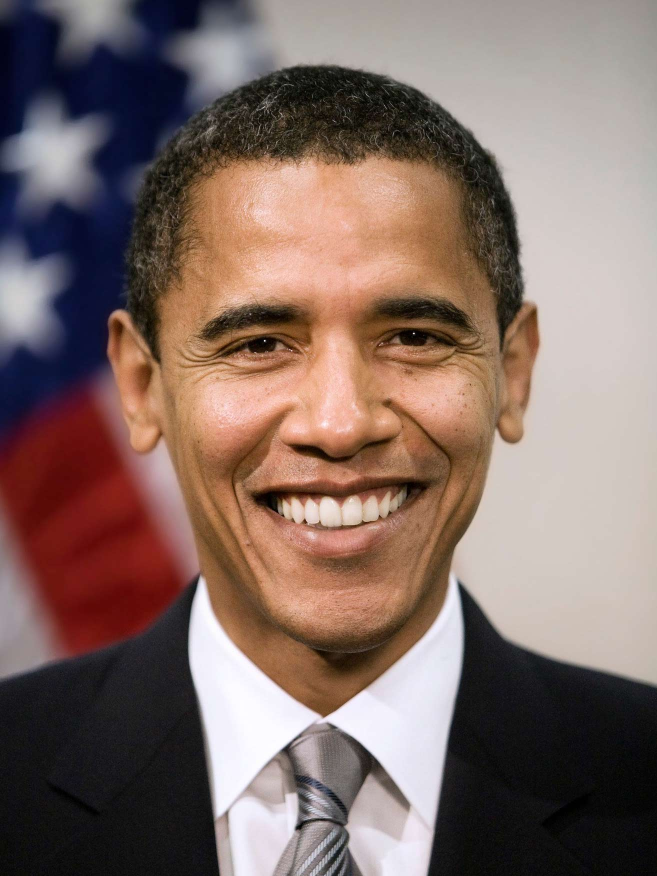
#> input picture people3.jpg, 1314 x 1752 px (shown at 1/2 size)
$ python OpenCV.py
#> lines starting #> are read from the running program, lines starting #| are printed output that depends on the picture; after the words box and inside, x2 and y2 are one past the last pixel; in counts of white or black regions, pixels touching at a corner belong together
import cv2

# Load the classifiers downloaded
face_cascade = cv2.CascadeClassifier('haarcascade_frontalface_default.xml')

# Read the image and convert to grayscale format
img = cv2.imread('people3.jpg')
#> img is the input picture: shape (1752, 1314, 3); mean B, G, R 102, 108.4, 129.7
gray = cv2.cvtColor(img, cv2.COLOR_BGR2GRAY)
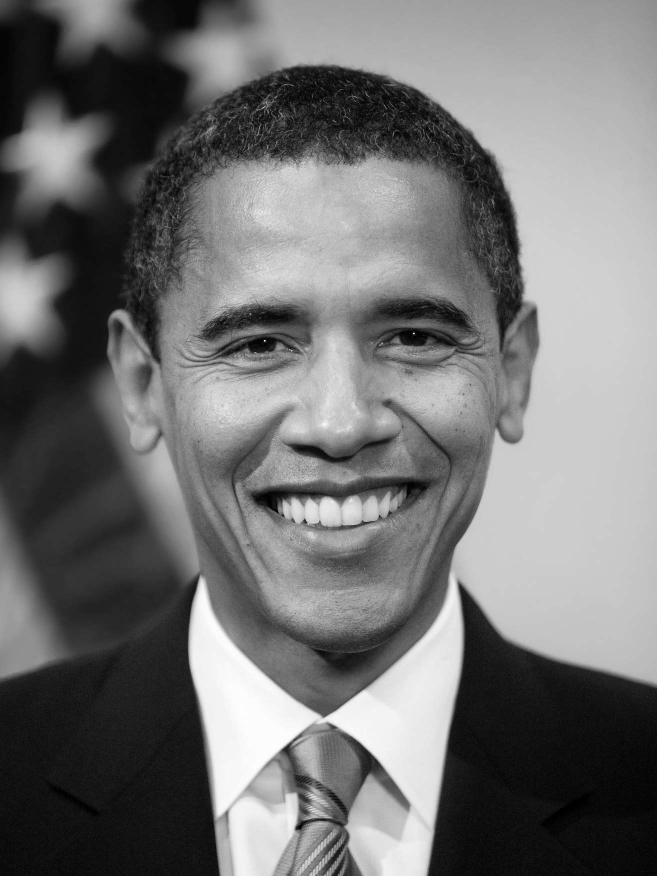
#> gray: shape (1752, 1314) (shown at 1/2 size); min 0, max 255, mean 114.1

# Calculate coordinates
faces = face_cascade.detectMultiScale(gray, 1.1, 4)
#> faces = [[589, 1599, 113, 113], [219, 337, 878, 878]]
for (x,y,w,h) in faces:
    #         starting point     End Point    RGB     Thickness
    #                    |          |         |       |
    cv2.rectangle(img, (x,y), (x+w, y+h), (0,0,255), 3)
    #                    text       position          FONT             Scale   RGB       Thickness
    cv2.putText(img, 'Human face', (x, y-10), cv2.FONT_HERSHEY_SIMPLEX, 1.5, (0,0,255), 2)
#> this loop made 2 passes
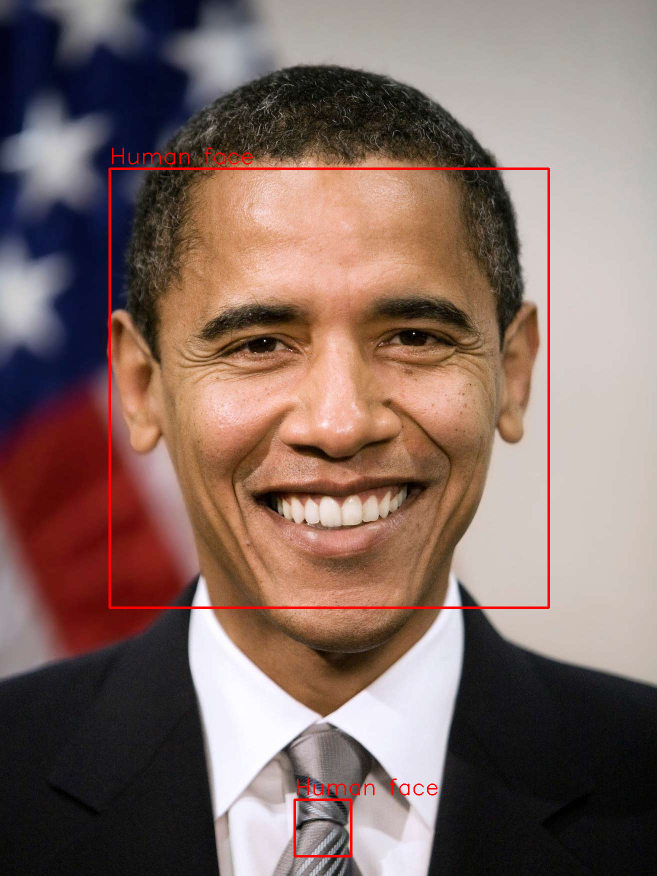
#> img: shape (1752, 1314, 3) (shown at 1/2 size); 1.01% of pixels changed, all inside (x1, y1, x2, y2) = (217, 295, 1100, 1715)


img = cv2.resize(img, (438, 584))
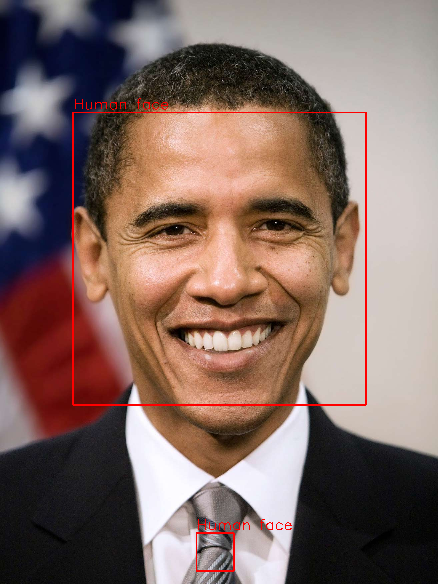
#> img: shape (584, 438, 3); mean B, G, R 100.8, 107.2, 130.9
# Show the image
cv2.imshow('image', img)
cv2.waitKey(0)

$ run again, with people.jpg copied over people3.jpg
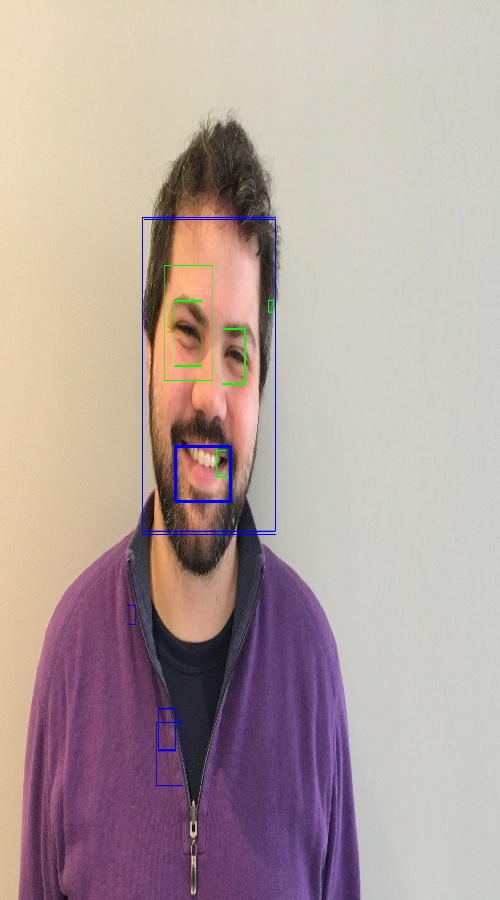
#> input picture people.jpg, 500 x 900 px
#> img is the input picture: shape (900, 500, 3); mean B, G, R 158.8, 161.5, 179.1
#> `gray = cv2.cvtColor(img, cv2.COLOR_BGR2GRAY)`:
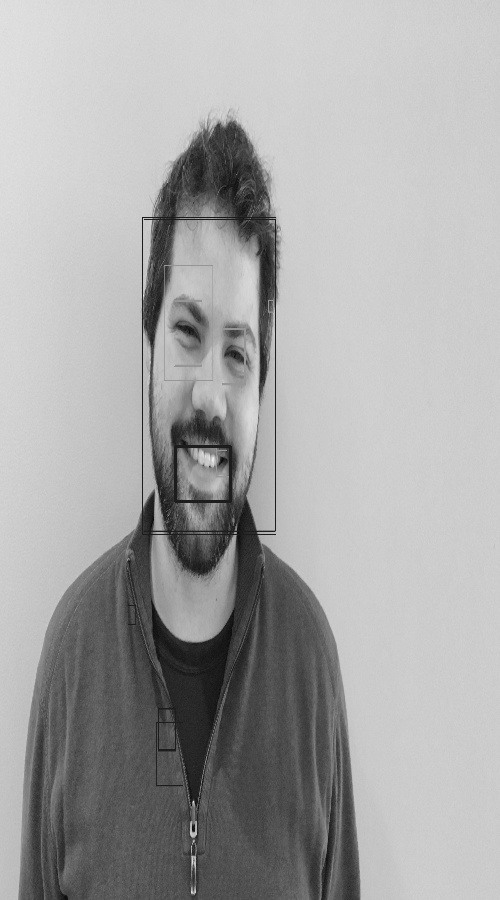
#> gray: shape (900, 500); min 4, max 236, mean 166.5
#> faces = ()
#> `img = cv2.resize(img, (438, 584))`:
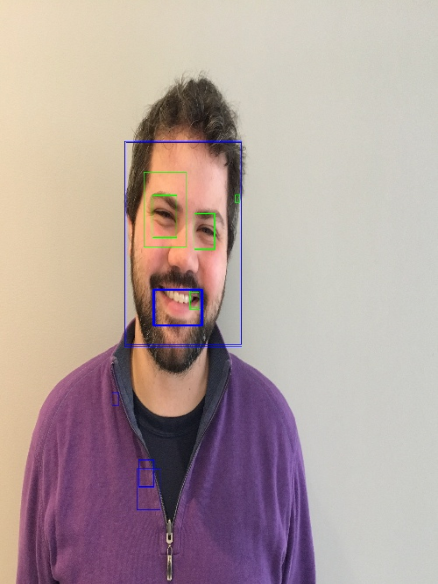
#> img: shape (584, 438, 3); mean B, G, R 158.7, 161.4, 179
